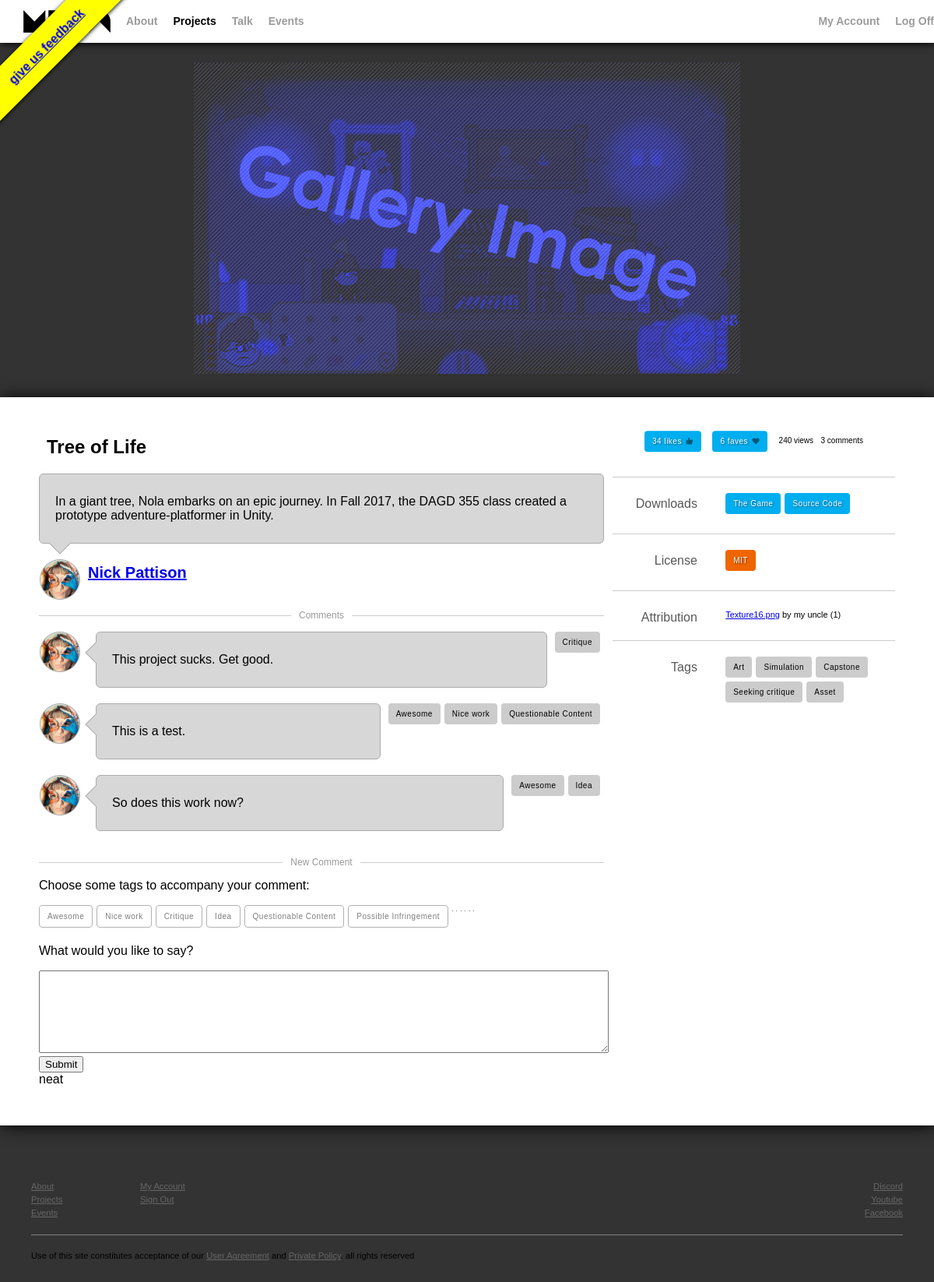
Screenshot of /project.php?id=1 (signed in) with the database file from the repository.
### tables this page shows
CREATE TABLE `projects` (
  `id` int(11) NOT NULL,
  `title` varchar(64) NOT NULL,
  `description` text NOT NULL,
  `user_id` int(11) NOT NULL,
  `license_id` int(11) NOT NULL
);

CREATE TABLE `users` (
  `id` int(11) NOT NULL,
  `alias` varchar(32) NOT NULL,
  `title` varchar(64) NOT NULL,
  `first` varchar(32) NOT NULL,
  `last` varchar(32) NOT NULL,
  `email` varchar(32) NOT NULL,
  `hash` varchar(32) NOT NULL,
  `salt` int(11) NOT NULL,
  `date_signup` datetime NOT NULL DEFAULT CURRENT_TIMESTAMP,
  `is_approved` tinyint(1) NOT NULL DEFAULT '0' COMMENT 'Whether or not the user has been approved.',
  `is_admin` tinyint(1) NOT NULL DEFAULT '0' COMMENT 'Whether or not the user has admin rights.',
  `is_mod` tinyint(1) NOT NULL DEFAULT '0' COMMENT 'Whether or not the user has moderation rights.',
  `bio` text NOT NULL COMMENT 'Stores the user''s bio to be displayed on their profile page.',
  `resume` varchar(256) NOT NULL COMMENT 'Stores the URL to the user''s resume.',
  `avatar` varchar(256) NOT NULL COMMENT 'Stores the URL to the profile picture.'
);

CREATE TABLE `licenses` (
  `id` int(11) NOT NULL,
  `title` varchar(32) NOT NULL,
  `copy` text NOT NULL,
  `link` varchar(128) NOT NULL
);

CREATE TABLE `project_attribution` (
  `id` int(11) NOT NULL,
  `project_id` int(11) NOT NULL,
  `work` varchar(64) NOT NULL,
  `creator` varchar(64) NOT NULL,
  `user_id` int(11) NOT NULL,
  `license_id` int(11) NOT NULL,
  `work_link` varchar(128) NOT NULL
);

CREATE TABLE `tags_projects` (
  `id` int(11) NOT NULL,
  `text` varchar(32) NOT NULL
);

CREATE TABLE `comments_projects` (
  `id` int(11) NOT NULL,
  `user_id` int(11) NOT NULL,
  `project_id` int(11) NOT NULL,
  `date_posted` datetime NOT NULL DEFAULT CURRENT_TIMESTAMP,
  `comment` text NOT NULL
);

CREATE TABLE `tags_comments` (
  `id` int(11) NOT NULL,
  `text` varchar(32) NOT NULL,
  `warn` tinyint(1) NOT NULL DEFAULT '0'
);

### api/class.CoolDB.php (called while the page is built, shortened)
<?
class CoolDB {
    static $pdo;
    private $query = "";
    private $params = array();
    private $table;
    function connect(){
        if(empty(CoolDB::$pdo)) CoolDB::$pdo = new PDO(DB::HOST, DB::USER, DB::PASS);
        return CoolDB::$pdo ? true : false;
    }
    function clear(){
        $this->query = "";
        $this->params = array();
    }
    function table($table){
        $this->table = CoolDB::escapeField($table);
        return $this;
    }
    function select($fields = "*", bool $filterFields = true) {
        if($filterFields === true){
            if (is_string($fields)) $fields = CoolDB::escapeField($fields);
            if (empty($fields)) $fields = "*";
        }
        $this->query = "SELECT {$fields} FROM {$this->table}";
        return $this;
    }
    function where($conditions, $and = true){
        if(!empty($conditions)) {
            $this->query .= " WHERE ";
        }
        return $this;
    }
    private function fromConditions($conditions, $and = true) {
        $fields = [];
        foreach ($conditions as $field => $val) {
            $field = CoolDB::escapeField($field);
            if      ($val === null ) $fields []= " {$field} IS NULL ";
            elseif  ($val === true ) $fields []= " {$field} = TRUE ";
            elseif  ($val === false) $fields []= " {$field} = FALSE ";
            else {
                $fields []= " {$field} = ? ";
                $this->params []= $val;
            }
        }
        $glu = ($and == true) ? 'AND' : 'OR';
        $fields = implode($glu, $fields);
        $this->query .= "({$fields})";
    }
    function execute(){
        return $this->query($this->query, $this->params);
    }
    function query(string $query, array $params){
        $stmt = CoolDB::$pdo->prepare($query);
        $stmt->execute($params);
        $res = (array) $stmt->fetchAll(PDO::FETCH_ASSOC);
        return $res;
    }
    static function escapeField(string $string): string {
        $string = trim($string);
        if(preg_match('/^[a-zA-Z_][a-zA-Z0-9_]*$/', $string) === 0) return "";
        return "`{$string}`";
    }
}
?>

### api/functions.php (called while the page is built, shortened)
<?
function get(string $str){
    if(array_key_exists($str, $_GET)) return $_GET[$str];
    return '';
}
?>

### api/class.User.php (called while the page is built, shortened)
<?
include_once "class.CoolDB.php";
class User {
    private static $current;
    private static function setCurrent(array $row){
        $user = $row;
        unset($user['hash']);
        unset($user['salt']);
        User::$current = $user;
    }
    static function current(){
        if(!empty(User::$current)) return User::$current;
        if(array_key_exists('userid', $_SESSION)) {
            $id = intval($_SESSION['userid']);
            $db = new CoolDB();
            $res = $db->table('users')->select()->where(['id' => $id])->execute();
            if(count($res) > 0) {
                return User::$current;
            }
        }
        return null;
    }
    static function isLoggedIn():bool {
        $user = User::current();
        return (!empty($user));
    }
}
?>

### project.php (the view, shortened to what this page needs)
<?
include_once "api/functions.php";
include_once "includes/templates.php";
include_once "api/class.CoolDB.php";
include_once "api/class.User.php";
$id = intval(get("id"));
$db = new CoolDB();
$sql = "SELECT projects.*, licenses.title AS 'license_title', licenses.copy AS 'license_copy', licenses.link AS 'license_link' FROM projects, licenses WHERE projects.id = ? AND licenses.id = projects.license_id;";
$rows = $db->query($sql, array($id));
$project = $rows[0];
$comments = $db->query("SELECT c.*, GROUP_CONCAT(t.text) AS 'tags' FROM comments_projects c, comments_projects_tags j, tags_comments t WHERE c.project_id=? AND t.id = j.tag_id AND j.comment_id = c.id GROUP BY c.id", array($id));
$tags = $db->query("SELECT t.* FROM project_tags j, tags_projects t WHERE j.project_id=? AND j.tag_id = t.id;", array($id));
$attribution = $db->query("SELECT * FROM `project_attribution` WHERE `project_id` = ?;", array($id));
$creator = $db->query("SELECT * FROM `users` WHERE `id`=?;", array($project['user_id']))[0];
?>
        <div class="tray">
            <div class="feature">
                <img src="imgs/placeholder-gallery-image.png">
            </div>
        </div>
        <div class="content">
            <article>
                <h1><?=$project["title"]?></h1>
                <div class="bubble bottom">
                    <p><?=$project["description"]?></p>
                    <div class="arrow bottom-left">
                        <div class="blocker"></div>
                    </div>
                </div>
                <div class="creator">
                    <div class="avatar"><img src="imgs/placeholder-avatar1.jpg"></div>
                    <h2><a href='profile.php?id=<?=$creator['id']?>' ><?=$creator['first'].' '.$creator['last']?></a></h2>
                </div>
            </article>
            <aside>
                <div class="stats">
                    <button class="like-button" onclick="swapThumb()">34 likes<div id="thumb" <?
                                                                                   ?> ></div></button>
                    <button class="like-button" onclick="swapHeart()">6 faves<div id="heart" <?
                                                                                  ?> ></div></button>
                    <div>240 views</div>
                    <div><?=count($comments)?> comments</div>
                </div>
                <div class="hr"></div>
                <div class="split">
                    <div>Downloads</div>
                    <div>
                        <a href="#" class="button">The Game</a>
                        <a href="#" class="button">Source Code</a>
                    </div>
                </div>
                <? if(!empty($project["license_id"])) { ?>
                <div class="hr"></div>
                <div class="split">
                    <div>License</div>
                    <div><a href="<?=$project["license_link"]?>" target="_blank" class="button license"><?=$project["license_title"]?>
                    </a></div>
                </div>
                <? } ?>
                <? if(count($attribution) > 0){ ?>
                <div class="hr"></div>
                <div class="split">
                    <div>Attribution</div>
                    <div>
                        <ul>
                            <? foreach($attribution as $attr){ ?>
                            <li><a href="<?=$attr['work_link']?>" class="work"><?=$attr['work']?></a> by <?=$attr['creator']?> <span class="license">(<?=$attr['license_id']?>)</span></li>
                            <? } ?>
                        </ul>
                    </div>
                </div>
                <? } ?>
                <div class="hr"></div>
                <div class="split">
                    <div>Tags</div>
                    <div>
                        <? foreach($tags as $tag){ ?>
                        <a href="projects.php?tag=<?=$tag['id']?>" class="tag button"><?=$tag["text"]?></a>
                        <? } ?>
                    </div>
                </div>
            </aside>
            <section>
                <div class="hr"><h3><span>Comments</span></h3></div>
                <? foreach($comments as $comment){  ?>
                <div class="comment">
                    <div class="avatar">
                        <img src="imgs/placeholder-avatar1.jpg">
                    </div>
                    <div class="bubble">
                        <p><?=$comment["comment"]?></p>
                        <div class="arrow left-top">
                            <div class="blocker"></div>
                        </div>
                    </div>
                    <div class="tags">
                        <? $tags = explode(',', $comment['tags']);
                        foreach($tags as $tag) { ?>
                            <a class="button tag"><?=$tag?></a>
                        <? } ?>
                    </div>
                </div>
                <? } ?>
                <div class="hr"><h3><span>New Comment</span></h3></div>
                <? if(User::isLoggedIn()) { ?>
                <form method="post" action="project.php?id=<?=$id?>">
                    <p>Choose some tags to accompany your comment:</p>
                    <div class='tag-picker'>
                    <?
                    $commentTags = $db->query("SELECT * FROM `tags_comments` ORDER BY `warn` ASC;", array());
                    foreach($commentTags as $tag){
                        $name = "commentFormTag".$tag['id'];
                        $value = $tag['text'];
                        $class = $tag['warn'] ? "issue" : "";
                        ?>
                        <label class="<?=$class?>" for="<?=$name?>"><?=$value?></label>
                    <? } ?>
                    </div>
                    <p>What would you like to say?</p>
                    <textarea name="comment" style="width:100%;max-width:100%;min-width:100%;min-height:50px;height:100px;max-height:300px;"></textarea>
                    <input type="submit">
                </form>
                <? } else { ?>
                <p>To add a new comment, please sign in!</p>
                <? } ?>
            </section>
            <footer>neat</footer>
        </div>

### styles/main.css (style rules this page uses)
body { margin:0; font-family:"Helvetica", "Arial", sans-serif; background:#333; }
aside .split ul { margin:0; padding:0; list-style:none; line-height: 20px; }
.tray { padding:80px 0 30px; }
.feature img { max-width:100vw; height:auto; max-height:50vh; margin:0 auto; display:flex; }
.avatar img { object-fit:cover; object-position:center; width:50px; height:50px; }
.content { background:#FFF; box-shadow: 1px 1px 20px #000; padding:50px 50px 50px; }
.content article, .content section { width:66%; float:left; }
.content .hr { border-bottom:1px solid #CCC; margin:0 0 20px; padding:20px 0 0; clear:both; position:relative; }
.content aside { width:33%; float:right; font-size:11px; }
.content footer { clear:both; }
.bubble { background:#d7d7d7; border:1px solid #AAA; border-radius: 6px; padding:10px 20px; position:relative; min-height: 50px; }
.comment .bubble { margin:0 10px; }
.comment .bubble { flex-grow:3; }
.bubble .arrow { position:absolute; }
.bubble.bottom { margin-bottom: 20px; }
.bubble .arrow.bottom-left { left:15px; bottom:-10px; }
.bubble .arrow.left-top { left:-10px; top:15px; }
.bubble .blocker { display:block; background:#d7d7d7; position:absolute; z-index:5; }
.bubble .bottom-left .blocker { width:33px; height:17px; left:-7px; top:-5px; }
.bubble .left-top .blocker { width:17px; height:33px; left:10px; top:-5px; }
.avatar { width:50px; height:50px; min-width:50px; background:#d7d7d7; border-radius:50%; float:left; margin:0 10px 0 1px; border:1px solid #AAA; overflow:hidden; }
.creator h2 { font-size:20px; margin:0; padding:6px 0 0; }
.hr h3 { font-size:12px; font-weight:normal; margin:0; text-align:center; position:absolute; top:13px; left:0; width:100%; color:#999; }
.stats { font-size:10px; padding:0 10%; display:flex; flex-direction:row; flex-wrap:nowrap; justify-content:space-around; }
.split > div { width:60%; float:left; }
.split > div:first-child { text-align:right; width:30%; margin-right:10%; color:#575757; font-size:16px; padding:5px 0 0; }
.content article h1 { margin:0 10px 20px; }
a.button, .tag-picker label { float:left; margin:0 5px 5px 0; font-size:10px; letter-spacing:0.5px; background:#00aeef; padding:8px 10px; border-radius:4px; text-decoration:none; color:#FFF; text-shadow:1px 1px 2px rgba(0, 0, 0, .5); }
a.button.license { background:#ef6500; position:relative; }
.hr h3 span { background:#FFF; padding:0 10px; }
a.button.tag, .tag-picker label { background:#CCC; text-shadow:none; color:#000; }
.comment { display:flex; flex-direction:row; flex-wrap:nowrap; justify-content:space-between; margin:0 0 20px }
a.button.issue, .tag-picker label.issue { background:#F00; color:#FFF; }
.tags { flex-grow:0; }
.tag-picker input[type="checkbox"] + label { cursor: pointer; user-select:none; }
.tag-picker input[type="checkbox"]:not(:checked) + label { opacity: 0.5; background:#FFF; color:#000; border:1px solid #666; }
.hr { border-bottom:1px solid gray; margin:0px 20px; padding:0; clear:both; }
.like-button { margin:0 5px 5px 0; font-size:10px; letter-spacing:0.5px; background:#00aeef; padding:8px 10px; border-radius:4px; text-decoration:none; color:#FFF; text-shadow:1px 1px 2px rgba(0, 0, 0, .5); transform: translateY(-25%); border: none; }
#thumb { width: 10px; height: 10px; margin-left: 5px; background: url(../imgs/like.png); background-size: cover; float: right; }
#heart { width: 10px; height: 10px; margin-left: 5px; background: url(../imgs/fave.png); background-size: cover; float:right; }

### rows the page displays
projects: title "Tree of Life", description "In a giant tree, Nola embarks on an epic journey. In Fall 2017, the DAGD 355 class created a prototype adventure-platformer in Unity.", license.title "MIT"
users: first "Nick", last "Pattison"
project_attribution: work "Texture16.png", creator "my uncle", license "1"
tags_projects: text "Art"
tags_projects: text "Simulation"
tags_projects: text "Capstone"
tags_projects: text "Seeking critique"
tags_projects: text "Asset"
comments_projects: comment "This project sucks. Get good.", tag "Critique"
comments_projects: comment "This is a test.", tag "Awesome", tag "Nice work", tag "Questionable Content"
comments_projects: comment "So does this work now?", tag "Awesome", tag "Idea"
tags_comments: text "Awesome"
tags_comments: text "Nice work"
tags_comments: text "Critique"
tags_comments: text "Idea"
tags_comments: text "Questionable Content"
tags_comments: text "Possible Infringement"

### other values shown
count($comments) "3"
